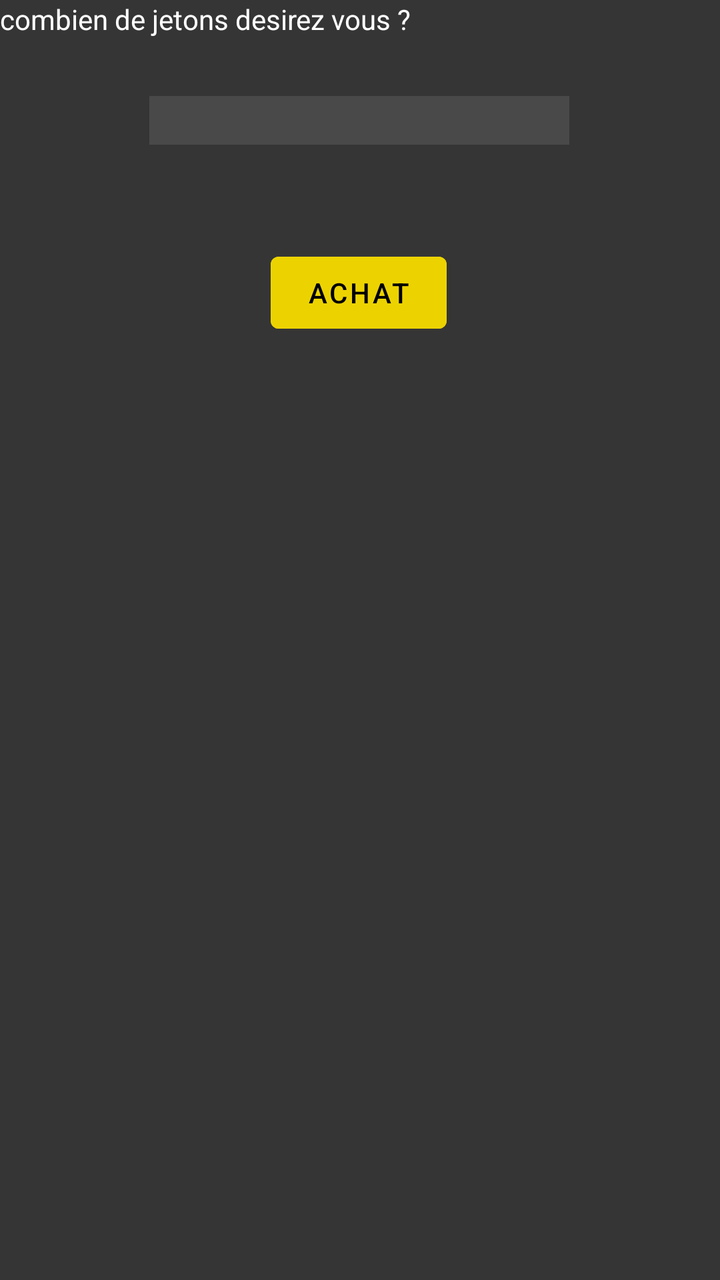
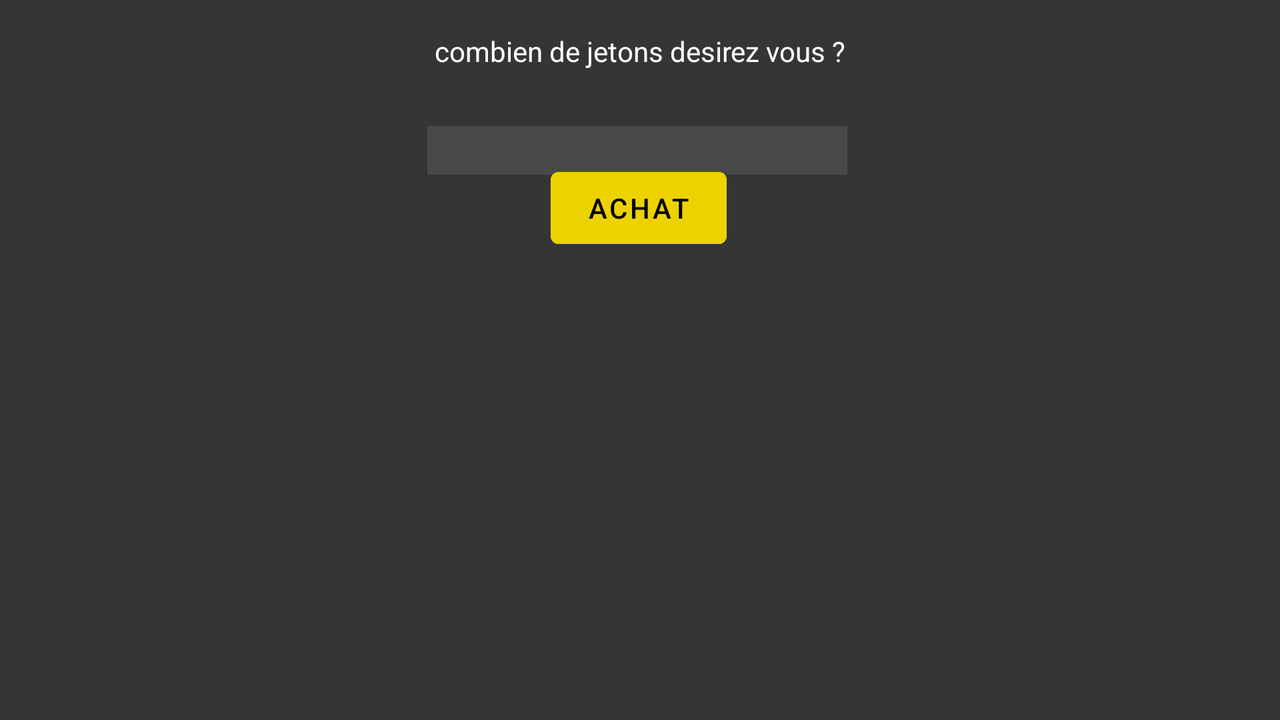

The same Android screen from two of the app's own layout files: first res/layout/ as a phone draws it, then the repository's variant for another configuration, drawn on a device whose configuration selects that folder. Both files follow.
<!-- AndroidManifest.xml: application theme Theme.TP1_DevAppMobiles_GwenaelGalliot -->
<!-- res/layout/banque.xml -->
<?xml version="1.0" encoding="utf-8"?>
<androidx.constraintlayout.widget.ConstraintLayout xmlns:android="http://schemas.android.com/apk/res/android"
    xmlns:app="http://schemas.android.com/apk/res-auto"
    xmlns:tools="http://schemas.android.com/tools"
    android:layout_width="match_parent"
    android:layout_height="match_parent"
    android:background="#FFFFFF"
    android:backgroundTint="#353535">

    <Button
        android:id="@+id/btn_achat"
        android:layout_width="wrap_content"
        android:layout_height="wrap_content"
        android:backgroundTint="#ECD300"
        android:text="ACHAT"
        android:textColor="#000000"
        app:layout_constraintBottom_toBottomOf="parent"
        app:layout_constraintEnd_toEndOf="parent"
        app:layout_constraintHorizontal_bias="0.498"
        app:layout_constraintStart_toStartOf="parent"
        app:layout_constraintTop_toBottomOf="@+id/txt_montant"
        app:layout_constraintVertical_bias="0.096" />

    <EditText
        android:id="@+id/txt_montant"
        android:layout_width="wrap_content"
        android:layout_height="wrap_content"
        android:layout_marginTop="48dp"
        android:background="#19777676"
        android:backgroundTint="#FFFFFF"
        android:ems="10"
        android:inputType="number"
        android:textColor="#F8F8F8"
        app:layout_constraintEnd_toEndOf="parent"
        app:layout_constraintHorizontal_bias="0.497"
        app:layout_constraintStart_toStartOf="parent"
        app:layout_constraintTop_toTopOf="parent" />

    <TextView
        android:id="@+id/textView"
        android:layout_width="wrap_content"
        android:layout_height="wrap_content"
        android:text="combien de jetons desirez vous ?"
        android:textColor="#FFFFFF"
        tools:layout_editor_absoluteX="100dp"
        tools:layout_editor_absoluteY="29dp" />
</androidx.constraintlayout.widget.ConstraintLayout>
<!-- resources referenced by this layout -->
<resources>
  <style name="Theme.TP1_DevAppMobiles_GwenaelGalliot" parent="Theme.MaterialComponents.DayNight.DarkActionBar">
          
          <item name="colorPrimary">@color/purple_500</item>
          <item name="colorPrimaryVariant">@color/purple_700</item>
          <item name="colorOnPrimary">@color/white</item>
          
          <item name="colorSecondary">@color/teal_200</item>
          <item name="colorSecondaryVariant">@color/teal_700</item>
          <item name="colorOnSecondary">@color/black</item>
          
          <item name="android:statusBarColor" tools:targetApi="l">?attr/colorPrimaryVariant</item>
          
      </style>
</resources>
<!-- res/layout-land/banque.xml (the repository's variant of the layout above) -->
<!-- drawn on the phone turned sideways -->
<?xml version="1.0" encoding="utf-8"?>
<androidx.constraintlayout.widget.ConstraintLayout xmlns:android="http://schemas.android.com/apk/res/android"
    xmlns:app="http://schemas.android.com/apk/res-auto"
    xmlns:tools="http://schemas.android.com/tools"
    android:layout_width="match_parent"
    android:layout_height="match_parent"
    android:background="#353535">

    <Button
        android:id="@+id/btn_achat2"
        android:layout_width="wrap_content"
        android:layout_height="wrap_content"
        android:layout_marginBottom="232dp"
        android:backgroundTint="#ECD300"
        android:text="ACHAT"
        android:textColor="#000000"
        app:layout_constraintBottom_toBottomOf="parent"
        app:layout_constraintEnd_toEndOf="parent"
        app:layout_constraintHorizontal_bias="0.499"
        app:layout_constraintStart_toStartOf="parent"
        app:layout_constraintTop_toBottomOf="@+id/txt_montant2"
        app:layout_constraintVertical_bias="1.0" />

    <EditText
        android:id="@+id/txt_montant2"
        android:layout_width="wrap_content"
        android:layout_height="wrap_content"
        android:layout_marginTop="28dp"
        android:background="#19777676"
        android:backgroundTint="#FFFFFF"
        android:ems="10"
        android:inputType="number"
        android:textColor="#F8F8F8"
        app:layout_constraintEnd_toEndOf="parent"
        app:layout_constraintHorizontal_bias="0.497"
        app:layout_constraintStart_toStartOf="parent"
        app:layout_constraintTop_toBottomOf="@+id/textView2" />

    <TextView
        android:id="@+id/textView2"
        android:layout_width="wrap_content"
        android:layout_height="wrap_content"
        android:layout_marginTop="16dp"
        android:text="combien de jetons desirez vous ?"
        android:textColor="#FFFFFF"
        app:layout_constraintEnd_toEndOf="parent"
        app:layout_constraintStart_toStartOf="parent"
        app:layout_constraintTop_toTopOf="parent" />
</androidx.constraintlayout.widget.ConstraintLayout>
